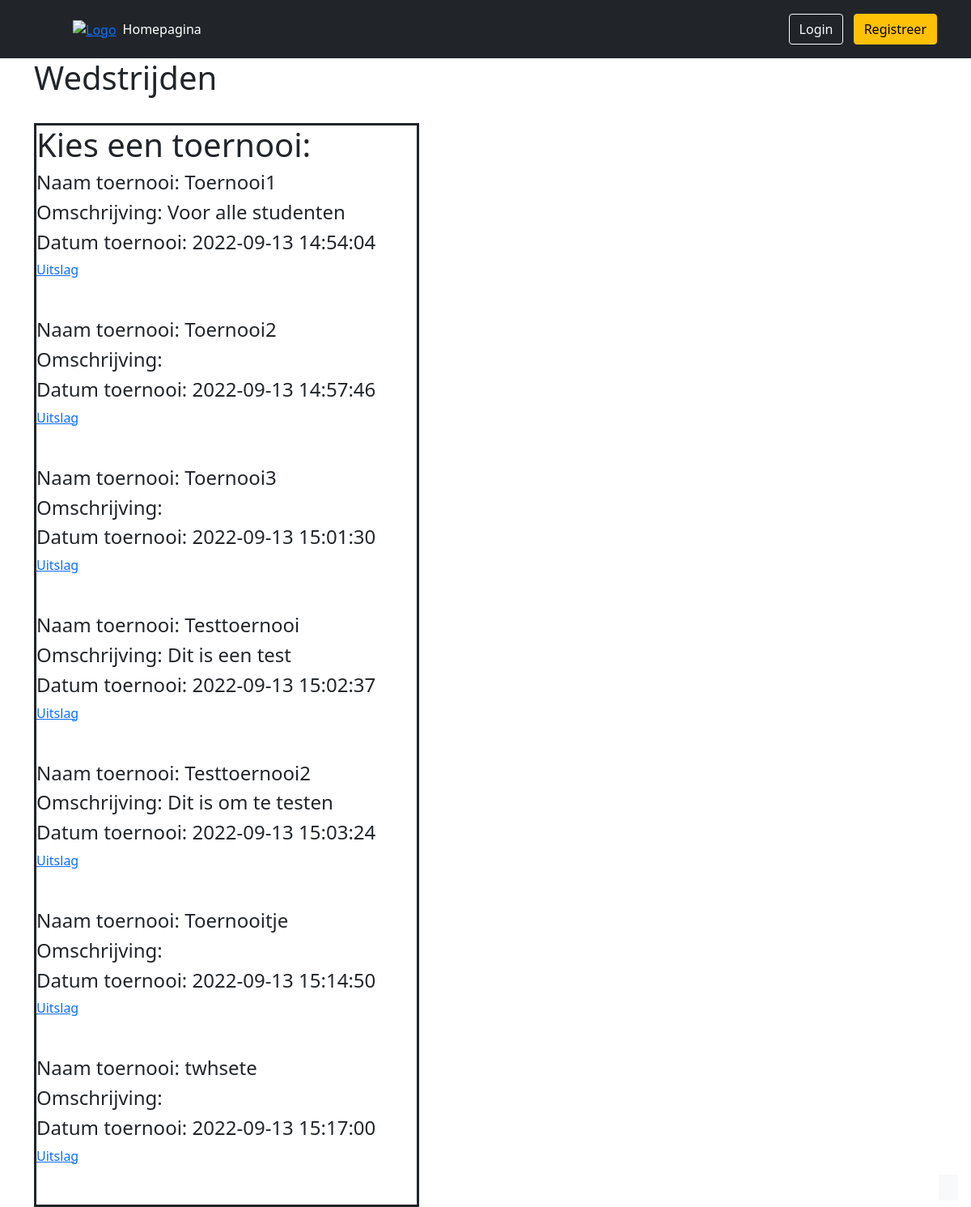
/wedstrijden.php, run on the app's committed database.
### tables this page shows
CREATE TABLE `toernooi` (
  `toernooi_id` int(10) NOT NULL,
  `toernooi_naam` varchar(50) NOT NULL,
  `omschrijving` varchar(100) DEFAULT NULL,
  `datum` datetime DEFAULT current_timestamp(),
  `winnaar_id` int(10) DEFAULT NULL,
  `afgesloten` tinyint(1) NOT NULL DEFAULT 0
);

### toernooidatabase.php (the view, shortened to what this page needs)
<?php
        function chooseToernooi($link, $db) {
?> <h1> Kies een toernooi: </h1> <?php
                                $link = $link . "?t=";
                                $queryToernooi = $db->prepare("select * from toernooi");
                                $queryToernooi->execute();
                                foreach ($queryToernooi as $toernooi) {
                                ?>
        <div class="box-toernooien">
            <h4> Naam toernooi: <?php echo $toernooi["toernooi_naam"]; ?></h4>
            <h4> Omschrijving: <?php echo $toernooi["omschrijving"]; ?></h4>
            <h4> Datum toernooi: <?php echo $toernooi["datum"]; ?></h3>
                <div class="submit-btn2"><a style="margin-left:10%;" href="<?php echo $link . $toernooi["toernooi_id"]; ?>" class="whitetext">Uitslag</a></div>
                <br><br>
        </div>
    <?php
                                }
                            }
    ?>

### style.css (style rules this page uses)
.whitetext { margin-left: 0 !important; }

### data on the page
toernooi: toernooi_naam "Toernooi1", omschrijving "Voor alle studenten", datum "2022-09-13 14:54:04"
toernooi: toernooi_naam "Toernooi2", datum "2022-09-13 14:57:46"
toernooi: toernooi_naam "Toernooi3", datum "2022-09-13 15:01:30"
toernooi: toernooi_naam "Testtoernooi", omschrijving "Dit is een test", datum "2022-09-13 15:02:37"
toernooi: toernooi_naam "Testtoernooi2", omschrijving "Dit is om te testen", datum "2022-09-13 15:03:24"
toernooi: toernooi_naam "Toernooitje", datum "2022-09-13 15:14:50"
toernooi: toernooi_naam "twhsete", datum "2022-09-13 15:17:00"
